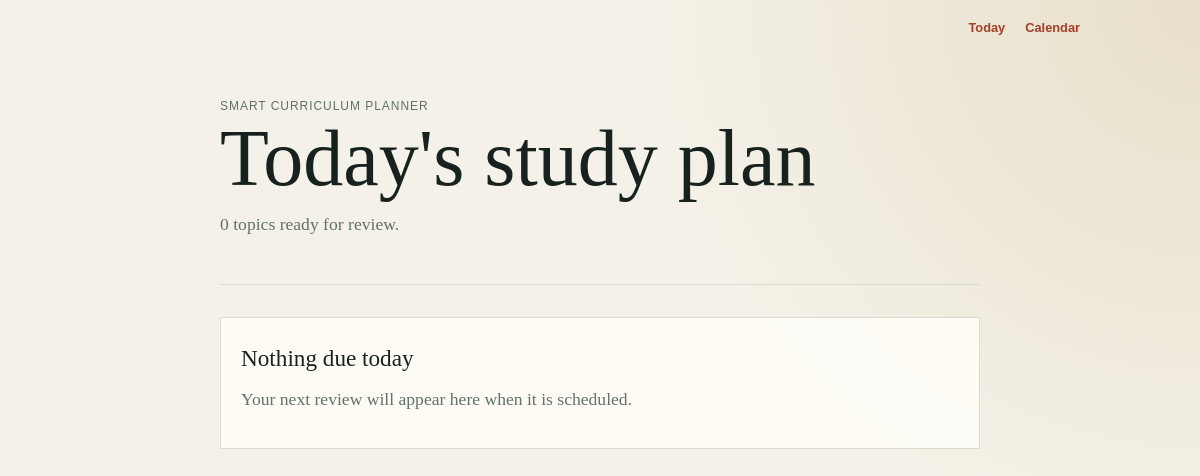
Before: / with the older database file.
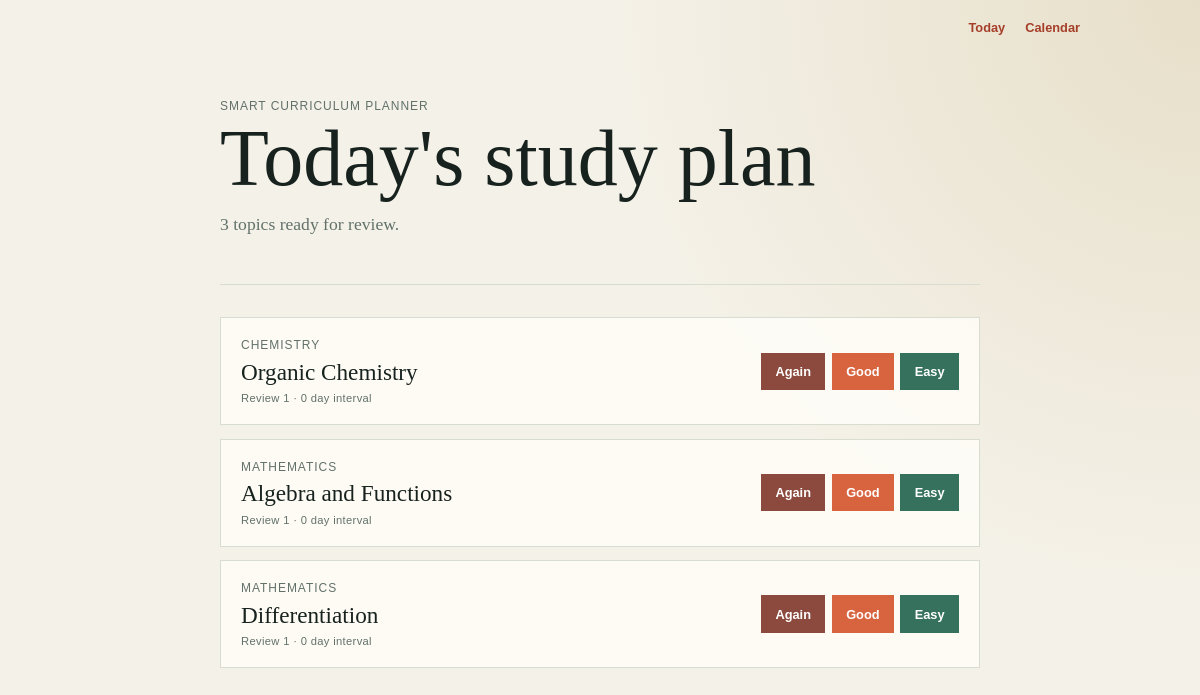
After: the same page with the newer database file.
### app.py (models this page shows, shortened)
class Topic(db.Model):
    id = db.Column(db.Integer, primary_key=True)
    subject = db.Column(db.String(100), nullable=False)       # e.g., "Physics"
    title = db.Column(db.String(150), nullable=False)         # e.g., "Newtonian Mechanics"
    interval = db.Column(db.Integer, default=0)               # Days until next review
    repetition = db.Column(db.Integer, default=0)             # Successful review streak
    ease_factor = db.Column(db.Float, default=2.5)            # Interval multiplier
    due_date = db.Column(db.DateTime, default=datetime.utcnow) # When it should appear on the to-do list
    reviews = db.relationship('Review', back_populates='topic', cascade='all, delete-orphan')
    def review(self, grade):
        """Apply an SM-2 review grade and schedule the next review."""
        if grade not in {1, 3, 5}:
            raise ValueError('grade must be 1, 3, or 5')
        quality_gap = 5 - grade
        self.ease_factor = max(
            1.3,
            self.ease_factor + 0.1 - quality_gap * (0.08 + quality_gap * 0.02),
        )
        if grade == 1:
            self.repetition = 0
            self.interval = 1
        elif self.repetition == 0:
            self.repetition = 1
            self.interval = 1
        elif self.repetition == 1:
            self.repetition = 2
            self.interval = 6
        else:
            self.interval = max(1, round(self.interval * self.ease_factor))
            self.repetition += 1
        self.due_date = datetime.utcnow() + timedelta(days=self.interval)

### app.py (the view)
@app.route('/')
def index():
    today = datetime.utcnow()
    due_topics = Topic.query.filter(Topic.due_date <= today).order_by(
        Topic.due_date.asc()
    ).all()
    return render_template('index.html', due_topics=due_topics, today=today)

### templates/index.html (shortened to what this page needs)
{% extends "layout.html" %}
{% block content %}
    <main>
        <header>
            <p class="eyebrow">Smart Curriculum Planner</p>
            <h1>Today's study plan</h1>
            <p class="summary">{{ due_topics|length }} topic{% if due_topics|length != 1 %}s{% endif %} ready for review.</p>
        </header>
        {% if due_topics %}
            <section class="topic-list" aria-label="Topics due for review">
                {% for topic in due_topics %}
                    <article class="topic">
                        <div>
                            <p class="subject">{{ topic.subject }}</p>
                            <h2>{{ topic.title }}</h2>
                            <p class="meta">Review {{ topic.repetition + 1 }} · {{ topic.interval }} day interval</p>
                        </div>
                        <form method="post" action="{{ url_for('review_topic', topic_id=topic.id) }}" class="review-actions">
                            <button type="submit" name="grade" value="1" class="again">Again</button>
                            <button type="submit" name="grade" value="3">Good</button>
                            <button type="submit" name="grade" value="5" class="easy">Easy</button>
                        </form>
                    </article>
                {% endfor %}
            </section>
        {% else %}
            <section class="empty-state">
                <h2>Nothing due today</h2>
                <p>Your next review will appear here when it is scheduled.</p>
            </section>
        {% endif %}
    </main>
{% endblock %}

Changed rows visible on the page:
now on this page (row edited): Topic: subject "CHEMISTRY", title "Organic Chemistry", topic.repetition+1 "1", interval "0"
now on this page (row edited): Topic: subject "MATHEMATICS", title "Algebra and Functions", topic.repetition+1 "1", interval "0"
now on this page (row edited): Topic: subject "MATHEMATICS", title "Differentiation", topic.repetition+1 "1", interval "0"
Other visible differences:
{{ due_topics|length }}: "0" → "3"
text no longer shown: "Nothing due today Your next review will appear here when it is scheduled."
